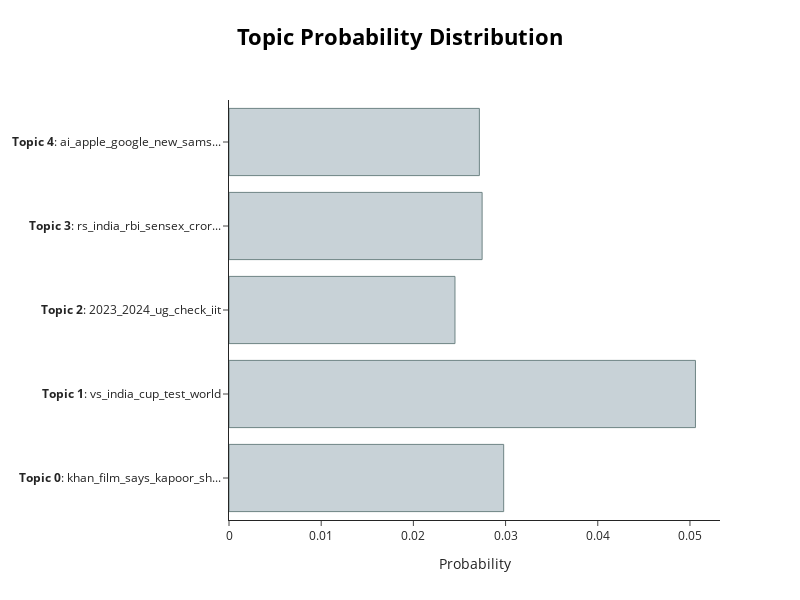

Notebook cell for this chart:
### Code cell
model.visualize_distribution(probs[4])

### Figure 1 — Plotly figure (JSON) as saved in the notebook; plotly's stock layout.template omitted (floating-point values rounded to 4 significant figures)
{"data": [{"marker": {"color": "#C8D2D7", "line": {"color": "#6E8484", "width": 1}}, "orientation": "h", "type": "bar", "x": [0.0298, 0.0506, 0.02451, 0.02746, 0.02716], "y": ["<b>Topic 0</b>: khan_film_says_kapoor_sh...", "<b>Topic 1</b>: vs_india_cup_test_world", "<b>Topic 2</b>: 2023_2024_ug_check_iit", "<b>Topic 3</b>: rs_india_rbi_sensex_cror...", "<b>Topic 4</b>: ai_apple_google_new_sams..."]}], "layout": {"height": 600, "hoverlabel": {"bgcolor": "white", "font": {"family": "Rockwell", "size": 16}}, "title": {"font": {"color": "Black", "size": 22}, "text": "<b>Topic Probability Distribution</b>", "x": 0.5, "xanchor": "center", "y": 0.95, "yanchor": "top"}, "width": 800, "xaxis": {"title": {"text": "Probability"}}}}
